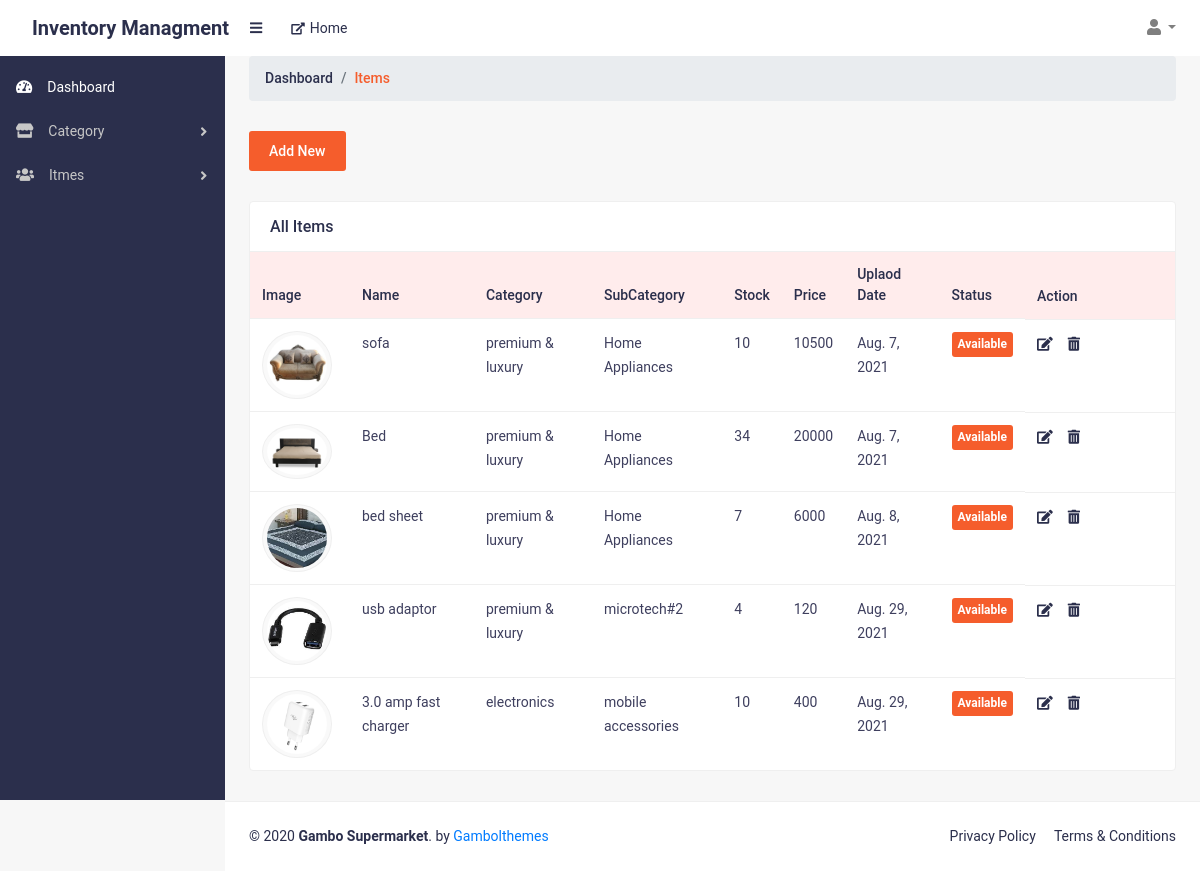
Page /allItems (signed in) on the earlier database version.
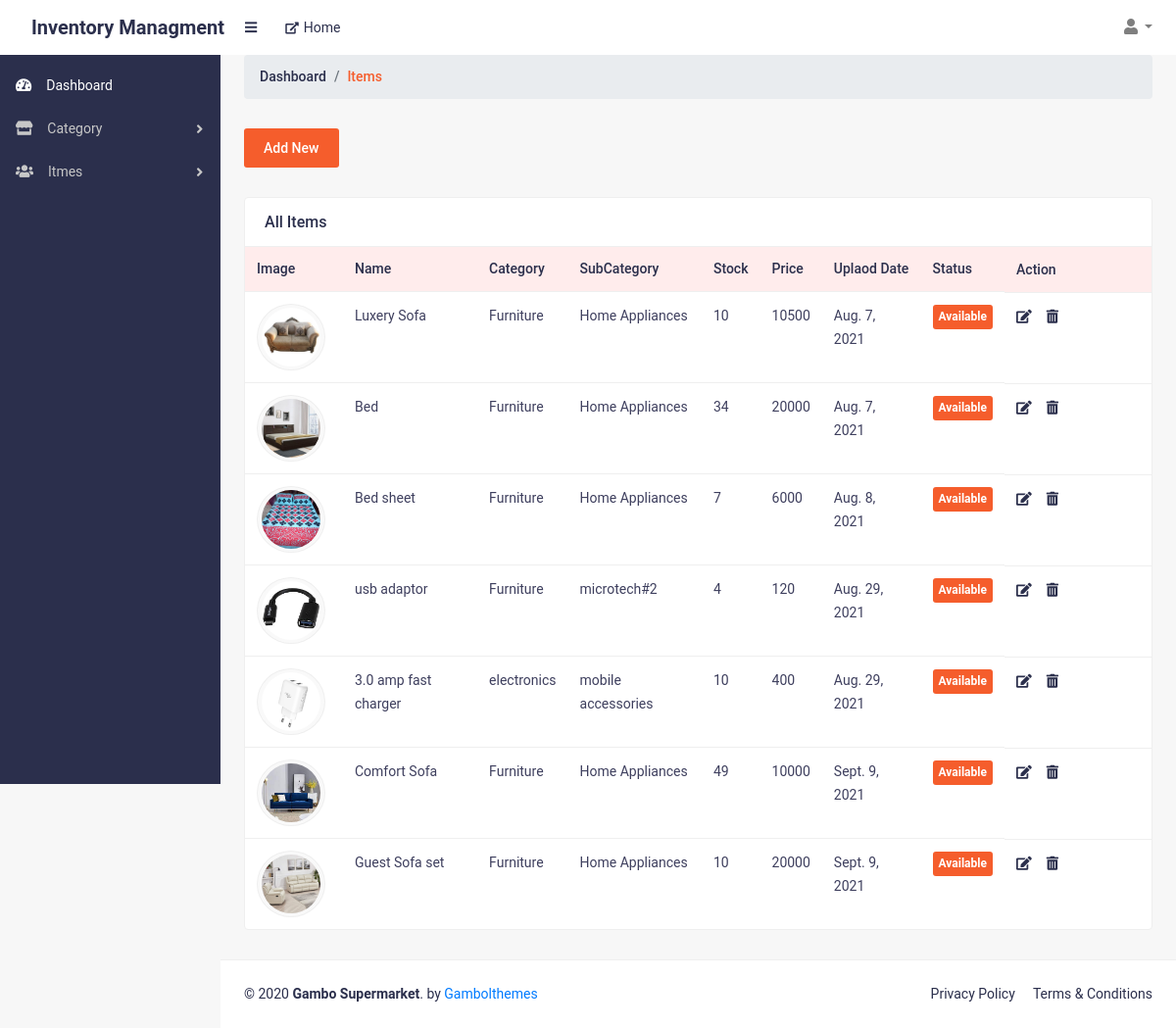
Same page on the later database version.
### web/models.py (models this page shows, shortened)
class Items(models.Model):
    Items_Name = models.CharField(max_length=255, default="")
    Stock = models.IntegerField(default=0)
    Price = models.IntegerField(default=0)
    Description = models.TextField(default="")
    Product_Status = models.CharField(max_length=10, default="True")
    Date_Time = models.DateTimeField(auto_now_add=True,blank=True,null=True)
    Category_Id = models.ForeignKey(Category , on_delete=models.SET_NULL,blank=True,null=True)
    sub_Category_Id = models.ForeignKey(subCategory , on_delete=models.SET_NULL,blank=True,null=True)
    brandid = models.ForeignKey(Brand , on_delete=models.SET_NULL,blank=True,null=True)
    productimg= models.ImageField(upload_to='product/',default="product/dummy.jpg")

class Category(models.Model):
    Category_Id = models.AutoField(primary_key=True)
    Category_name  = models.CharField(max_length=200, default="",unique=True)
    Super_Admin_Id=models.ForeignKey(Super_AdminAccount , on_delete=models.SET_NULL,blank=True,null=True)
    def __str__(self):
        return self.Category_name

class subCategory(models.Model):
    sub_Category_Id = models.AutoField(primary_key=True)
    sub_Category_name  = models.CharField(max_length=200, default="",unique=True)
    Category_Id=models.ForeignKey(Category , on_delete=models.SET_NULL,blank=True,null=True)
    def __str__(self):
        return self.sub_Category_name

### web/views.py (the view)
# urls.py: path('allItems',allItems.as_view(),name="allItems"),
class allItems(View):
    def get(self,request):
        try:
            sessionhandle = checkAdminSession(self,request)
            if sessionhandle:
                data = Items.objects.all()
                return render(request,'superadmin/items.html',{'data':data})
            return redirect('superadminlogin')
        except:
            return redirect('superadminlogin')

### web/views.py (called while the page is built)
def checkAdminSession(self,request):
    if request.session.has_key('adminid'):
        return True
    else:
        return False

### templates/superadmin/items.html
{% extends 'superadmin/base.html' %}
{% load static %}
{% block body %}
<main>
    <div class="container-fluid">
        <ol class="breadcrumb mb-30">
            <li class="breadcrumb-item"><a href="#">Dashboard</a></li>
            <li class="breadcrumb-item active">Items </li>
        </ol>
        <div class="row justify-content-between">
            <div class="col-lg-12">
                <a href="/addItems" class="add-btn hover-btn">Add New</a>
            </div>
            <div class="col-lg-12 col-md-12">
                <div class="card card-static-2 mt-30 mb-30">
                    <div class="card-title-2">
                        <h4>All Items</h4>
                    </div>
                    <div class="card-body-table">
                        <div class="table-responsive">
                            <table class="table ucp-table table-hover">
                                <thead>
                                    <tr>
                                        <th style="width:100px">Image</th>
                                        <th>Name</th>
                                        <th>Category</th>
                                        <th>SubCategory</th>
                                        <th>Stock</th>
                                        <th>Price</th>
                                        <th>Uplaod Date</th>
                                        <th>Status</th>
                                        <th style="width: 150px;">Action</th>
                                    </tr>
                                </thead>
                                <tbody>
                                {% for i in data  %}
                                    <tr>
                                        <td>
                                            <div class="cate-img-6">
                                                <img src="{{i.productimg.url}}" alt="">
                                            </div>
                                        </td>
                                        <td>{{i.Items_Name}}</td>
                                        <td>{{i.Category_Id}}</td>
                                        <td>{{i.sub_Category_Id}}</td>
                                        <td>{{i.Stock}}</td>
                                        <td>{{i.Price}}</td>
                                        <td>{{i.Date_Time.date}}</td>
                                        {% if i.Stock > 0 %}
                                        <td><span class="badge-item badge-status">Available</span></td>
                                        {% else %}
                                        <td><span class="badge-item badge-status">Out of Stock</span></td>
                                        {% endif %}
                                        <td class="action-btns">
                                            <a href="/editItems/{{i.id}}" class="edit-btn"><i class="fas fa-edit"></i></a>
                                            <a href="/deleteitem/{{i.id}}" class="delete-btn"
                                                title="Edit"><i class="fas fa-trash-alt"></i></a>
                                        </td>
                                    </tr>
                                {% endfor %}
                                </tbody>
                            </table>
                        </div>
                    </div>
                </div>
            </div>
        </div>
    </div>
</main>
{% endblock body %}

Differences in the rows shown:
changed Items: Items_Name "sofa" → "Luxery Sofa"; Category_Id "premium & luxury" → "Furniture"
changed Items "Bed": productimg: a different picture; Category_Id "premium & luxury" → "Furniture"
changed Items: productimg: a different picture; Items_Name "bed sheet" → "Bed sheet"; Category_Id "premium & luxury" → "Furniture"
changed Items "usb adaptor": Category_Id "premium & luxury" → "Furniture"
added Items: productimg (picture), Items_Name "Comfort Sofa", Category_Id "Furniture", sub_Category_Id "Home Appliances", Stock "49", Price "10000", Date_Time "Sept. 9, 2021", shows "Available"
added Items: productimg (picture), Items_Name "Guest Sofa set", Category_Id "Furniture", sub_Category_Id "Home Appliances", Stock "10", Price "20000", Date_Time "Sept. 9, 2021", shows "Available"
